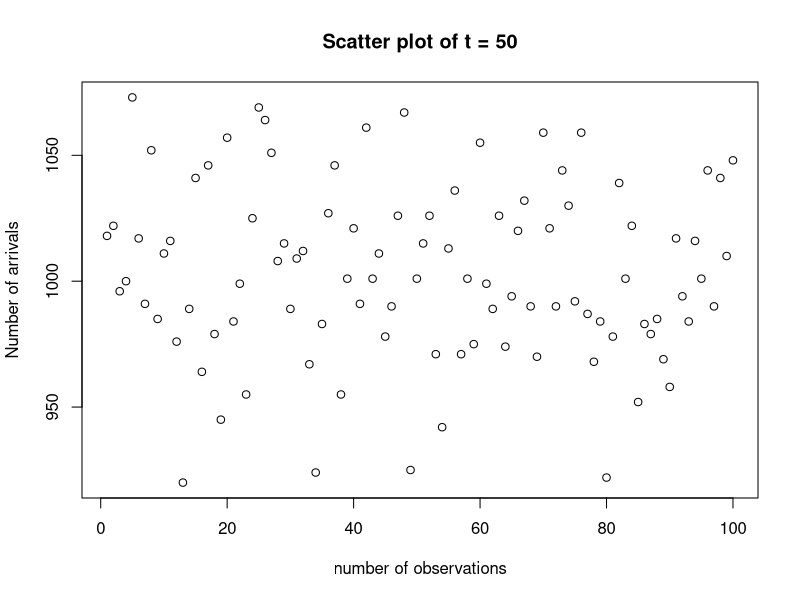
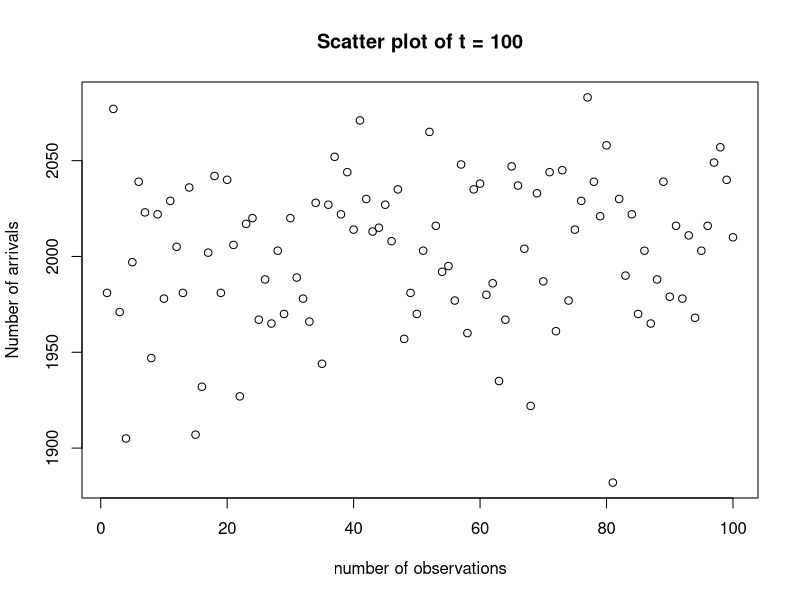
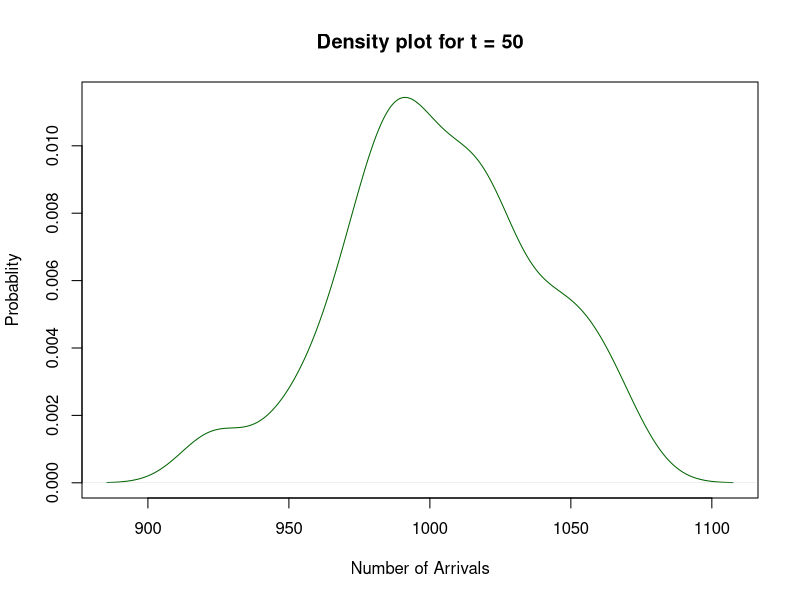
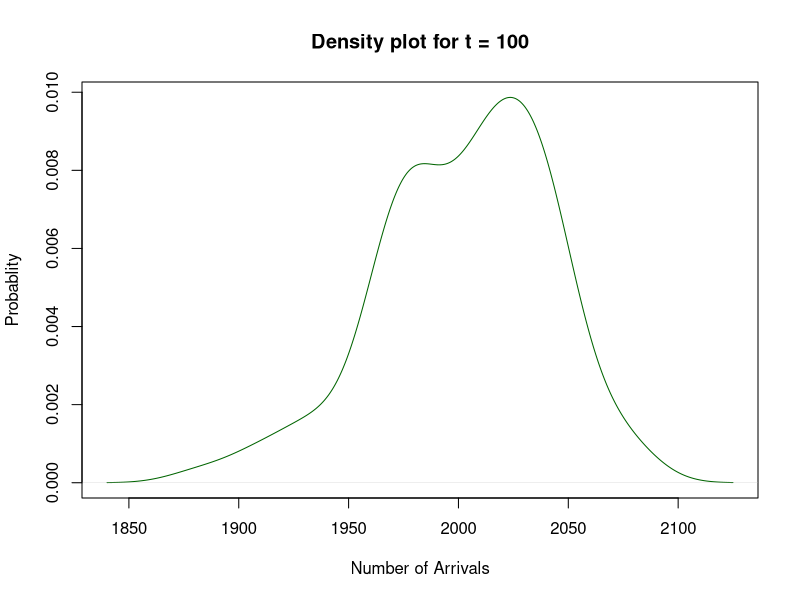
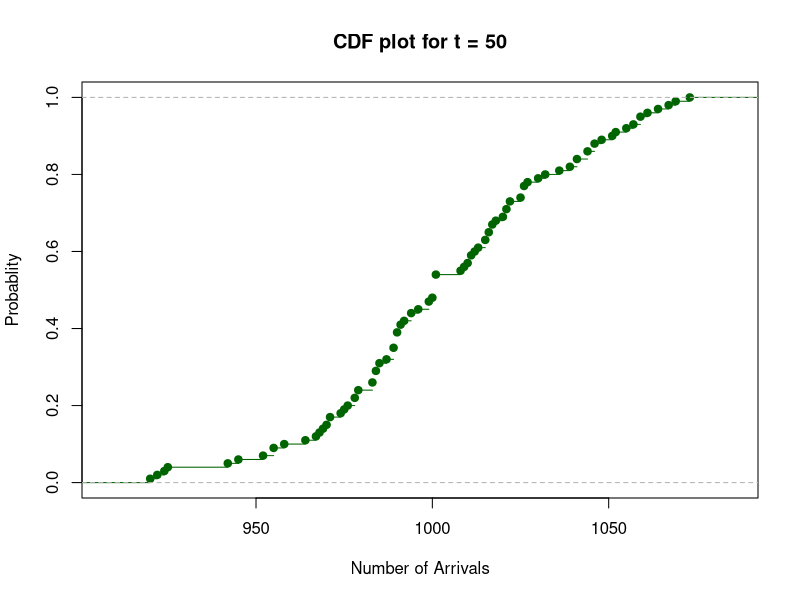
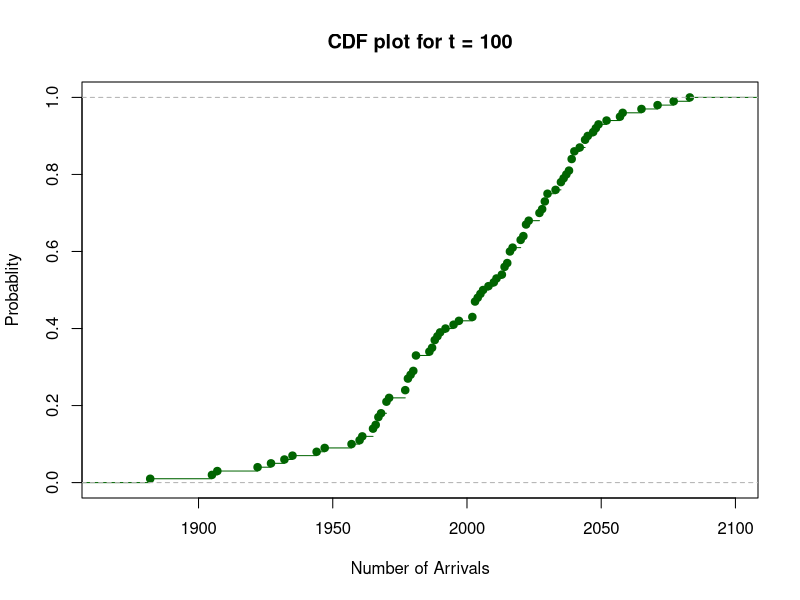

The R source for these figures, in order:
rm(list = ls())
set.seed(12345)

#Question-2 Part A

fifty_arrivals <- rpois(100,20*50)
hundred_arrivals <- rpois(100,20*100)

plot(fifty_arrivals,main = "Scatter plot of t = 50", xlab = "number of observations", ylab = "Number of arrivals")
plot(hundred_arrivals,main = "Scatter plot of t = 100", xlab = "number of observations", ylab = "Number of arrivals")

#Question-2 Part B
plot(density(fifty_arrivals),main = "Density plot for t = 50", xlab = "Number of Arrivals", ylab = "Probablity", col = "darkgreen")
plot(density(hundred_arrivals),main = "Density plot for t = 100", xlab = "Number of Arrivals", ylab = "Probablity", col = "darkgreen")
plot(ecdf(fifty_arrivals),main = "CDF plot for t = 50", xlab = "Number of Arrivals", ylab = "Probablity", col = "darkgreen")
plot(ecdf(hundred_arrivals),main = "CDF plot for t = 100", xlab = "Number of Arrivals", ylab = "Probablity", col = "darkgreen")
